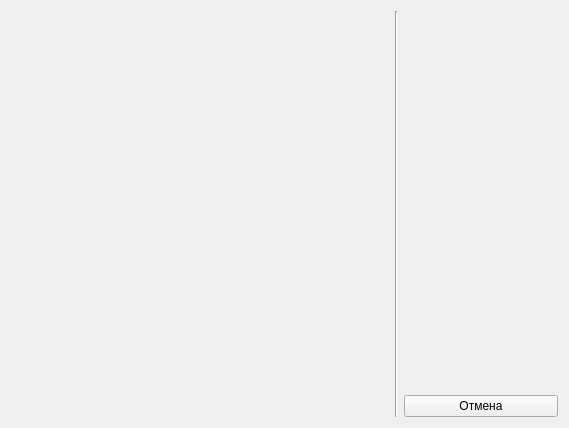
<?xml version="1.0" encoding="UTF-8"?>
<ui version="4.0">
 <class>OpenOldFileWidget</class>
 <widget class="QWidget" name="OpenOldFileWidget">
  <property name="geometry">
   <rect>
    <x>0</x>
    <y>0</y>
    <width>569</width>
    <height>428</height>
   </rect>
  </property>
  <property name="windowTitle">
   <string>Form</string>
  </property>
  <layout class="QHBoxLayout" name="horizontalLayout" stretch="5,1,2">
   <item>
    <layout class="QVBoxLayout" name="layout">
     <item>
      <layout class="QVBoxLayout" name="fileLayout"/>
     </item>
     <item>
      <spacer name="verticalSpacer_2">
       <property name="orientation">
        <enum>Qt::Vertical</enum>
       </property>
       <property name="sizeHint" stdset="0">
        <size>
         <width>20</width>
         <height>40</height>
        </size>
       </property>
      </spacer>
     </item>
    </layout>
   </item>
   <item>
    <widget class="Line" name="line">
     <property name="orientation">
      <enum>Qt::Vertical</enum>
     </property>
    </widget>
   </item>
   <item>
    <layout class="QVBoxLayout" name="verticalLayout_2">
     <item>
      <spacer name="verticalSpacer">
       <property name="orientation">
        <enum>Qt::Vertical</enum>
       </property>
       <property name="sizeHint" stdset="0">
        <size>
         <width>20</width>
         <height>40</height>
        </size>
       </property>
      </spacer>
     </item>
     <item>
      <widget class="QPushButton" name="cancel">
       <property name="text">
        <string>Отмена</string>
       </property>
      </widget>
     </item>
    </layout>
   </item>
  </layout>
 </widget>
 <resources/>
 <connections/>
</ui>
